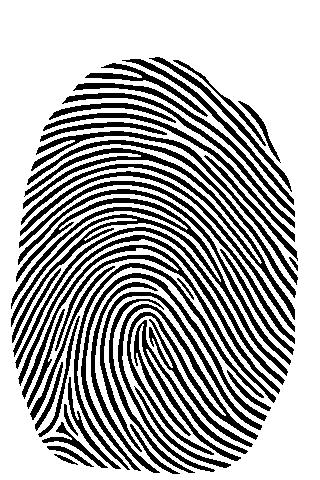
%> input picture src/Lab003/finger.jpg, 320 x 480 px
$ octave zadanie1.m   (GNU Octave 9; MATLAB toolbox functions it lacks are replaced by stand-ins)
%> lines starting %> are read from the running program, lines starting %| are printed output that depends on the picture; in (x1, y1, x2, y2) boxes, pixels count from 0 and x2, y2 are one past the last pixel; in counts of white or black regions, pixels touching at a corner belong together; the program's own positions count from 1
%% Zadanie - Ścienianie + Szkieletyzacja Chin-Wan-Stover-Iverson

clear; close all; clc;

%% 1. Wczytanie obrazu
[I, map] = imread('finger.jpg');
%> I is the input picture: size 480x320 uint8; min 0, max 255, mean 171.8
%> map = []
I = im2bw(I); % jeśli obraz nie jest jeszcze binarny
%> I: size 480x320 logical; 67.4% white; 45 black regions, largest, box (x1, y1, x2, y2) and area: (11, 198, 288, 376) 4523, (21, 148, 295, 320) 3360, (118, 304, 258, 472) 3087

% Funkcja pomocnicza - konwersja liczby na 8-bitowy wektor binarny
intbin8 = @(i) bitget(uint8(i), 8:-1:1);

%% 2. Definicja masek (standardowe ścienianie)
s = [192 80 12 5 3 65 48 20];
m = [206 87 236 117 59 93 179 213];

%% 3. Funkcja thinning (standardowa)
function J = thinning(I, s, m)
%> called with s = [192 80 12 5 3 65 48 20], m = [206 87 236 117 59 93 179 213]
    J = I;
    done = false;
    while ~done
        marker = false(size(J));
        for k = 1:length(s)
            % Przygotuj sąsiedztwo 8-nearest
            N  = circshift(J, [-1, 0]);
            NE = circshift(J, [-1, 1]);
            E  = circshift(J, [0, 1]);
            SE = circshift(J, [1, 1]);
            S_ = circshift(J, [1, 0]);
            SW = circshift(J, [1, -1]);
            W  = circshift(J, [0, -1]);
            NW = circshift(J, [-1, -1]);

            neighbors = cat(3, N, NE, E, SE, S_, SW, W, NW);

            % Konwersja na 8-bitowe liczby
            binImage = zeros(size(J), 'uint8');
            for bit = 1:8
                binImage = bitor(binImage, uint8(neighbors(:,:,bit)) * 2^(8-bit));
            end

            % Warunek maski
            cond = bitand(binImage, uint8(m(k))) == uint8(s(k));
            marker = marker | (cond & J);
        end
        J_old = J;
        J(marker) = 0;
        done = isequal(J, J_old);
    end
%> this loop made 192 passes
%> pass 2, in thinning, `J_old = J;`:
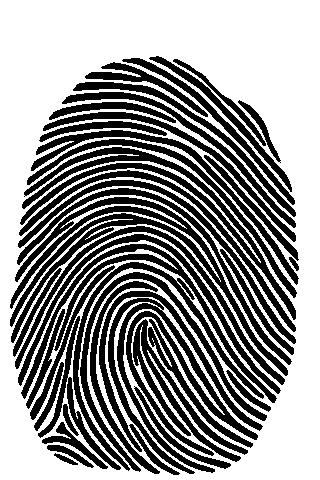
%> J_old: size 480x320 logical; 57.7% white; 42 black regions, largest, box (x1, y1, x2, y2) and area: (10, 197, 288, 376) 5939, (108, 298, 258, 474) 5249, (20, 147, 296, 320) 4389
%> pass 3, in thinning, `J_old = J;`:
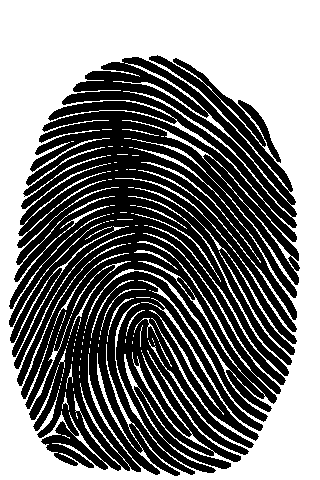
%> J_old: size 480x320 logical; 48.4% white; 101 white regions (81 under 20 px), largest, box (x1, y1, x2, y2) and area: (0, 0, 320, 480) 72058, (149, 310, 224, 415) 283, (141, 162, 261, 263) 265
%> after the loop:
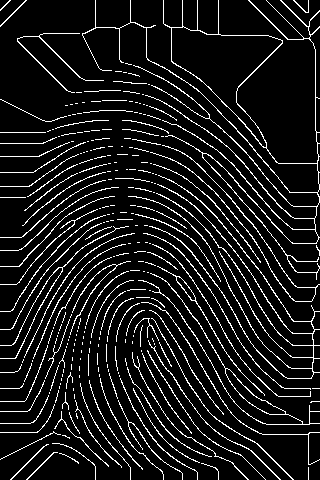
%> J: size 480x320 logical; 9.9% white in thin lines or dots
end

%% 4. Ścienianie - standardowe i zmodyfikowane parametry
J_standard = thinning(I, s, m);

% Zmodyfikowane parametry
s_mod = [192 2 12 5 3 65 48 20];
m_mod = [206 58 236 117 59 93 179 213];
J_modified = thinning(I, s_mod, m_mod);
%> (the run ends here)
